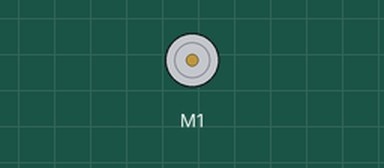
Simulated run of this program. Board: Raspberry Pi (BCM pin numbers). Parts: DC motor (green arrow = forward, orange = backward, longer = faster). What the program prints to the terminal is not drawn. At 8.0 s the program stops and its outputs stay as they are.

Above: at 0.1 s.
At 3.1 s:
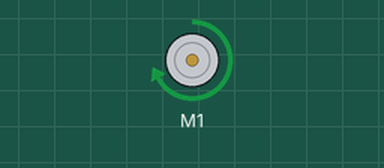
Timing chart, 0 to 6.5 s (numbered marks = the images above):
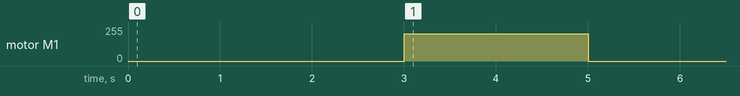

The program:

test.py
```python
from gpiozero import Motor
from time import sleep

motor = Motor(20, 21, 16)
speed = 0.8


def open():
    print("창문 여는 중..")
    motor.backward(speed)    # 레일이 왼쪽으로 이동
    sleep(2)
    motor.stop()
    print("창문 열림")
    sleep(2)


def close():
    print("창문 닫는 중..")
    motor.forward(speed)
    sleep(2)
    motor.stop()
    print("창문 닫힘")
    sleep(2)

sleep(3)
close()
sleep(1)
```

Measured:
- by itself, motor M1: stopped → forward 204/255 at 3.0 s, → stopped 2.0 s later
